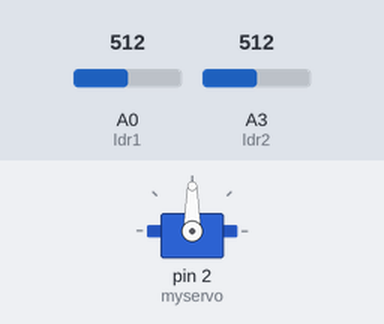
A sketch run on a simulated Arduino Uno, built with avr-gcc and run on an emulated ATmega328P. Shown: servo. The inputs (shaded band) are chosen by the test bench; at power-on: A0 (ldr1) = 512, A3 (ldr2) = 512.

Above: at 2.2 s.
2.3 s: A0 (ldr1) set to 523
3.8 s: A0 (ldr1) set to 543
At 4.38 s:
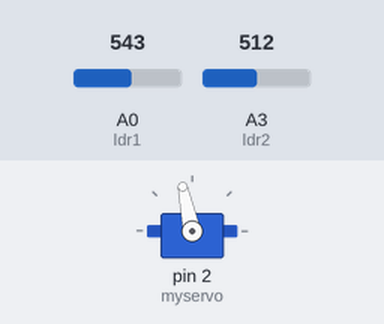
6.8 s: A0 (ldr1) set to 511
At 6.8 s:
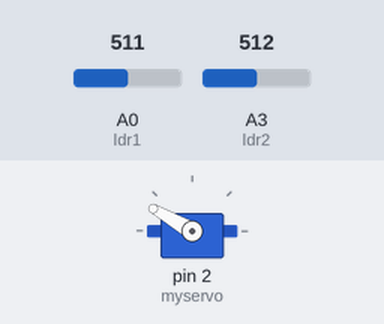
8.3 s: A3 (ldr2) set to 476
At 10.2 s:
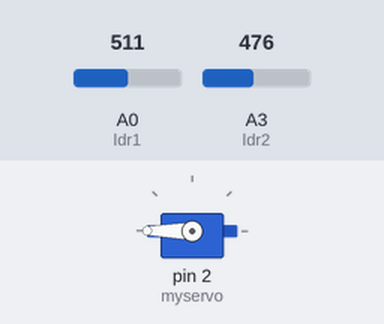
11.3 s: A3 (ldr2) set to 514
12.8 s: A3 (ldr2) set to 541
At 13.38 s:
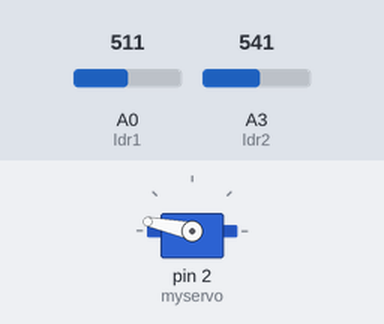
Timing chart, 0 to 19.3 s (numbered marks = the images above; inputs shaded):
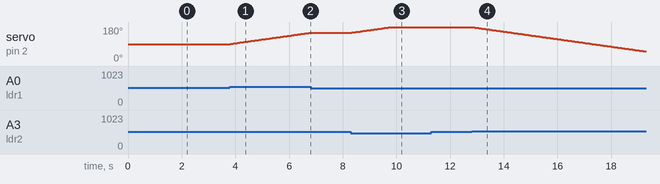

The sketch:

Solar_Tracker.ino
```cpp
#include <Servo.h> //includes the servo library

Servo myservo;

#define ldr1 A0 // set ldr 1 Analog input pin of East ldr as an integer
#define ldr2 A3 // set ldr 2 Analog input pin of West ldr as an integer
#define endpos 180
#define startpos 0

int pos = 90; // initial position of the Horizontal movement controlling servo motor
int tolerance = 20; // allowable tolerance setting - so solar servo motor isn't constantly in motion

void setup(){
myservo.attach(2); // attaches the servo on digital pin 2 to the horizontal movement servo motor
pinMode(ldr1, INPUT); //set East ldr pin as an input
pinMode(ldr2, INPUT); //set West ldr pin as an input
myservo.write(pos); // write the starting position of the horizontal movement servo motor

delay(1000); // 1 second delay to allow the solar panel to move to its staring position before comencing solar tracking
}

void loop(){
int val1 = analogRead(ldr1); // read the value of ldr 1
int val2 = analogRead(ldr2); // read the value of ldr 2

if((abs(val1 - val2) <= tolerance) || (abs(val2 - val1) <= tolerance)) {
//no servo motor horizontal movement will take place if the ldr value is within the allowable tolerance
}else {
if(val1 > val2) // if ldr1 senses more light than ldr2
{
pos = pos+1; // decrement the 90 degree poistion of the horizontal servo motor - this will move the panel position Eastward
}
if(val1 < val2) // if ldr2 senses more light than ldr1
{
pos = pos-1; // increment the 90 degree position of the horizontal motor - this will move the panel position Westward
 }
}

if(pos > endpos) {pos = endpos;} // reset the horizontal postion of the motor to 180 if it tries to move past this point
if(pos < startpos) {pos = startpos;} // reset the horizontal position of the motor to 0 if it tries to move past this point
myservo.write(pos); // write the starting position to the horizontal motor
delay(50);

}
```

Measured:
- the behaviour switches between 532 and 533 on A0 (ldr1) (found by bisection; images 0 and 1)
- the behaviour switches between 491 and 490 on A3 (ldr2) (found by bisection; images 2 and 3)
- the behaviour switches between 531 and 532 on A3 (ldr2) (found by bisection; images 3 and 4)
- after the input at 2.3 s, every drawn part: stays the same
- after the input at 3.8 s, servo on pin 2 (myservo): moves from 90° to 150° over 3.0 s, starting at once
- after the input at 6.8 s, servo on pin 2 (myservo): stays 150° (without the input it goes to 151° after 0.03 s)
- after the input at 8.3 s, servo on pin 2 (myservo): moves from 150° to 180° over 1.5 s, starting at once
- after the input at 11.3 s, every drawn part: stays the same
- after the input at 12.8 s, servo on pin 2 (myservo): moves from 180° to 51° over 6.4 s, starting at once
